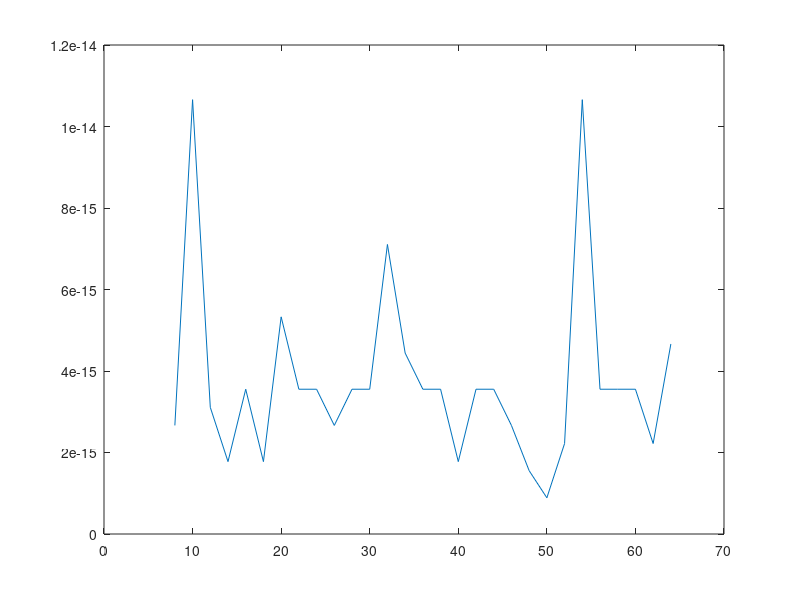

This figure's MATLAB source:
clear all
close all

a = 0;
b = 2*pi;
c = 1;
for N = 8:2:64
N = 8; % number of cells; N+1 is the number of grid points
L = b-a; % size of the domain
h = L/N; % grid spacing
x = linspace(a,b,N+1)'; % column vector of grid points
phi_f = @(t) t.*cos(t); % inline function for the exact solution
rho_f = @(t) 2.*sin(t) + t.*cos(t); % inline function for the exact right-hand-side

phi_exact = phi_f(x); % exact solution at the grid points

alpha = phi_f(a); % boundary condition
beta = phi_f(b); % boundary condition

phi = zeros(N-1,1); % column vector for the solution
A = zeros(N-1,N-1); % matrix of discrete Laplacian.

rho = rho_f(x(2:N)); % exact rho at the grid points
rho(1) = rho(1) + alpha/h^2; % add boundary term
rho(N-1) = rho(N-1) + beta/h^2; % add boundary term

dA = diag( 2*ones(1,N-1) ); % diagonal matrix
dAp1 = diag( -1*ones(1,N-2), 1 ); % super-diagonal matrix
dAm1 = diag( -1*ones(1,N-2), -1 ); % sub-diagonal matrix
A = (dA + dAp1 + dAm1);
A ;% display the structure of A
A = A/h^2;
%A*phi_exact'
rho;

%eigv = eig(A) % for curiosity, we check the eigenvalues of A

%% cg solve
x = zeros(length(A),1);
r = rho;
norm_rhs = norm(r,2);
d = r'*r;
bd = r'*r;
k = 0;
p = r;
tol = 1e-8;
% Iterations
while norm(r,2)/norm_rhs > tol
% s = A*p the matrix times the search direction

   s= A*p;

   a = d/(p'*s);
   x = x + a*p;
   r = r - a*s;
   if (r'*r < tol)
       break;
   end
   d_new = r'*r;
   p = r+(d_new/d)*p;
   d = d_new;
   k = k+1;
end

phi = A\rho; % solving the linear system

solver_err(c) = max( abs(A*x - rho));
c = c+1;
end
plot(8:2:64,solver_err)
%solver_err = max( abs(A*phi - rho) ) % Did the solver do his job?

%phi_num = [alpha; phi; beta]; % enlarge the solution vector by the values at the boundary

